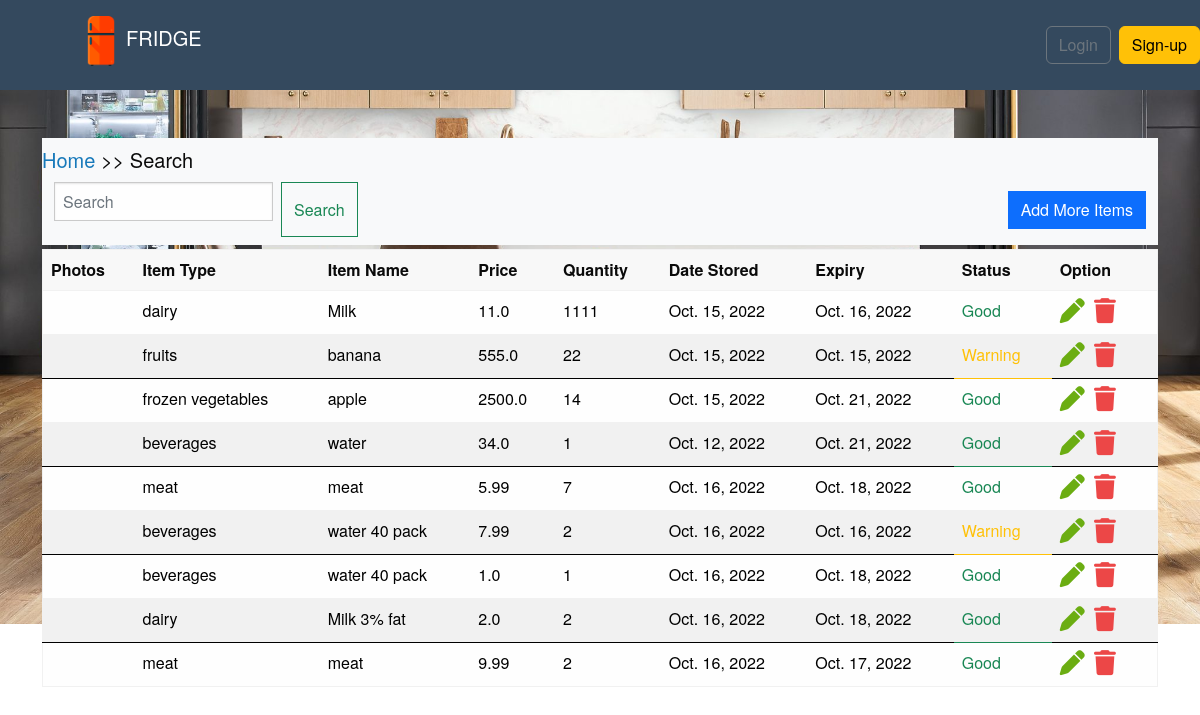
The app's page /search/, older data.
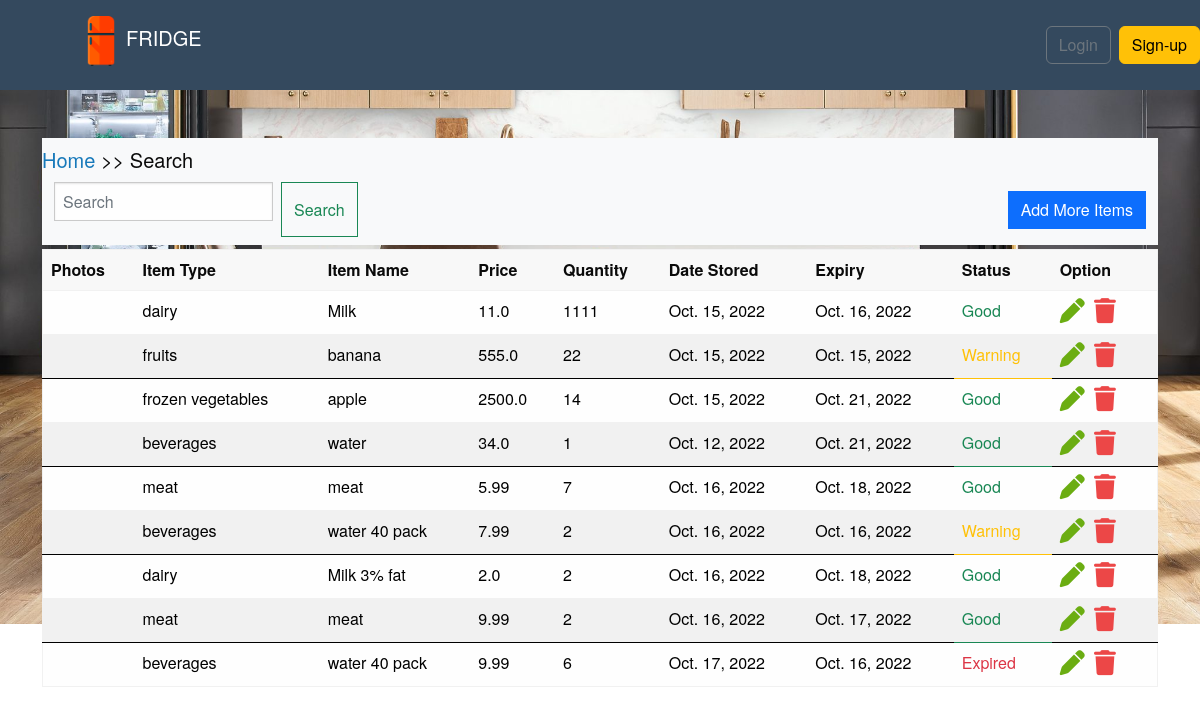
The same page, newer data.
### app1/models.py (models this page shows, shortened)
class Item(models.Model):
    STATUS_CHOICES1 = (
        ('dairy', 'dairy'),
        ('beverages', 'beverages'),
        ('frozen vegetables', 'frozen vegetables'),
        ('meat', 'meat'),
        ('fruits', 'fruits'),
    )
    author = models.ForeignKey(Profile, on_delete=models.CASCADE)
    food_type = models.CharField(max_length=100, choices=STATUS_CHOICES1)
    food_title = models.CharField(max_length=120)
    photos = models.ImageField(upload_to='uploaded_images/')
    price = models.FloatField(default=0)
    quantity = models.PositiveIntegerField(null=False, default=0)
    valid_from = models.DateField(auto_now=False, auto_now_add=False)
    valid_to = models.DateField(auto_now=False, auto_now_add=False)
    timestamp = models.DateTimeField(auto_now_add=True)
    class Meta:
        verbose_name_plural = "Items"

### app1/views.py (the view, shortened to what this page needs)
# urls.py: path('search/', search, name='search'),
def search(request):
    items = Item.objects.order_by('-timestamp')
    if request.method == 'POST':
        form = ItemForm(request.POST, request.FILES)
        if form.is_valid():
            form.save()
            return redirect('item_list')
    else:
        form = ItemForm()
    qs = Item.objects.all()
    query = request.GET.get('q')
    context = {
        "item_obj": qs,
        'items': items,
        'form': form,
    }
    return render(request, 'search_results.html', context)

### app1/forms.py
class ItemForm(forms.ModelForm):
    class Meta:
        model = Item
        fields = ('food_type', 'food_title', 'photos', 'price', 'quantity', 'valid_from', 'valid_to')
    def __init__(self, *args, **kwargs):
        super(ItemForm, self).__init__(*args, **kwargs)
        self.fields['valid_from'].help_text = "Date Should Be like this -> yyyy-mm-dd --> 2022-10-09"

### templates/search_results.html (shortened to what this page needs)
{% extends 'base.html' %}
{% load crispy_forms_tags %}
{% block content %}
    <div class="container mt-5">
        <nav class="navbar navbar-light bg-light">
            <h5 class="page-header"><a href="{% url 'item_list' %}">Home</a> >> Search </h5>
            <div class="container-fluid">
                <form action="" method="GET" class="d-flex">
                    <input class="form-control me-2" type="search" name="q" value="{{ request.GET.q }}"
                           placeholder="Search" aria-label="Search">
                    <button class="btn btn-outline-success" value="Search" type="submit">Search</button>
                </form>
                <button type="button" class="btn btn-primary" data-bs-toggle="modal" data-bs-target="#exampleModal"
                        data-bs-whatever="@mdo">
                    Add More Items
                </button>
            </div>
        </nav>
    </div>
    <div class="container mt-1 res">
        <table class="table table-hover border table-responsive ">
            <thead>
            <tr>
                <th scope="col">Photos</th>
                <th scope="col">Item Type</th>
                <th scope="col">Item Name</th>
                <th scope="col">Price</th>
                <th scope="col">Quantity</th>
                <th scope="col">Date Stored</th>
                <th scope="col">Expiry</th>
                <th scope="col">Status</th>
                <th scope="col">Option</th>
            </tr>
            </thead>
            <tbody class="res">
            {% for item in item_obj %}
                <tr>
                    <td><img src="{{ item.photos.url }}" class="img" alt=""></td>
                    <td>{{ item.food_type }}</td>
                    <td>{{ item.food_title }} </td>
                    <td>{{ item.price }}</td>
                    <td>{{ item.quantity }}</td>
                    <td>{{ item.valid_from }}</td>
                    <td>{{ item.valid_to }}</td>
                    {% if item.valid_from < item.valid_to %}
                        <td class="text-success">Good</td>
                    {% elif item.valid_from <= item.valid_to %}
                        <td class="text-warning">Warning</td>
                    {% else %}
                        <td class="text-danger">Expired</td>
                    {% endif %}
                    <td>
                        <a href="{% url 'item_update' item.id %}"><i class="fa-solid fa-pen" style="color:#6BAD12;width: 30px; font-size:25px;"></i></a>
                        <a href="{% url 'item_delete' item.pk %}"><i class="fa-solid fa-trash" style="color:#EC4747;width: 30px; font-size:25px;"></i></a>
                    </td>
                    {% empty %}
                <tr>
                    <td colspan="12" class="text-center bg-warning">No data...!!!</td>
                </tr>
            {% endfor %}
            </tr>
            </tbody>
        </table>
    </div>
{% endblock %}

### templates/base.html (shortened to what this page needs)
{% load static %}
<!DOCTYPE html>
<html>
<head>
    <link href="https://cdn.jsdelivr.net/npm/bootstrap@5.2.2/dist/css/bootstrap.min.css" rel="stylesheet"
>
    <link rel='stylesheet' href="{% static 'css/foundation.min.css' %}">
    <link rel="stylesheet" href="{% static 'css/style.css' %}">
</head>
<body class="main-pages">
{% include 'navigation.html' %}
{% block content %}
{% endblock content %}
</body>
</html>

### templates/navigation.html (shortened to what this page needs)
{% load static %}
<link rel="stylesheet" href="{% static 'css/style.css' %}">
<nav class="navbar navbar-dark" style="background-color: #34495E;">
    <a href="/" class="d-flex align-items-center mb-2 mb-lg-0 text-white text-decoration-none">
        <svg class="bi me-2" width="40" height="32" role="img" aria-label="Bootstrap">
            <use xlink:href="#bootstrap"></use>
        </svg>
    </a>
    <ul class="nav col-12 col-lg-auto me-lg-auto mb-2 justify-content-center mb-md-0">
        <a href="/" class="nav-link px-2 text-white">
            <h5><img src="{% static 'images/Fridge_logo.png' %}" alt="Fridge Logo" width="50" height="60">FRIDGE</h5>
        </a>
    </ul>
      {% if user.is_authenticated %}
      <div class="topnav">
        <a class="active" href="{% url 'item_list' %}"><i class="fa-solid fa-house"></i> Home</a>
        <a href="/meals/">Meals</a>
        <a href="/recipes">Recipes</a>
        <a href="#about"><i class="fa-solid fa-users"></i> About</a>
        <a href="#about"><i class="fa-solid fa-phone"></i> Contact-us</a>
      </div>
      <div class="btn-group">
        <button type="button" class="btn btn-danger dropdown-toggle" data-bs-toggle="dropdown"
                aria-expanded="false">
            Welcome back, {{ user.username|capfirst }}
        </button>
        <ul class="dropdown-menu">
            <li><a class="dropdown-item" href="{% url 'item_list' %}"><i class="fa-solid fa-house"></i> Home</a></li>
            <li><a class="dropdown-item" href="{% url 'profile_update' %}"><i class="fa-solid fa-user"></i> My Profile</a></li>
            <li><a class="dropdown-item" href="{% url 'password_change' %}"><i class="fa-sharp fa-solid fa-key"></i> Change password</a></li>
            <li><a class="dropdown-item" href="{% url 'logout' %}"><i class="fa-solid fa-right-from-bracket"></i> Log out</a></li>
        </ul>
    </div>
    {% else %}
    <a href="{% url 'login' %}" class="btn btn-outline-secondary me-2">Login</a>
    <a href="{% url 'signup' %}" class="btn btn-warning ">Sign-up</a>
    {% endif %}
</nav>

### static/css/style.css (style rules this page uses)
body { background-image: url('../images/Kitchen6.jpg'); background-position: center; background-size: cover; background-color: white; background-repeat: no-repeat; }
.res { height: 40px; color: black; }

Row changes from the older to the newer data that the page shows:
removed Item: food_type "beverages", food_title "water 40 pack", price "1.0", quantity "1", valid_from "Oct. 16, 2022", valid_to "Oct. 18, 2022", shows "Good"
added Item: food_type "beverages", food_title "water 40 pack", price "9.99", quantity "6", valid_from "Oct. 17, 2022", valid_to "Oct. 16, 2022", shows "Expired"
